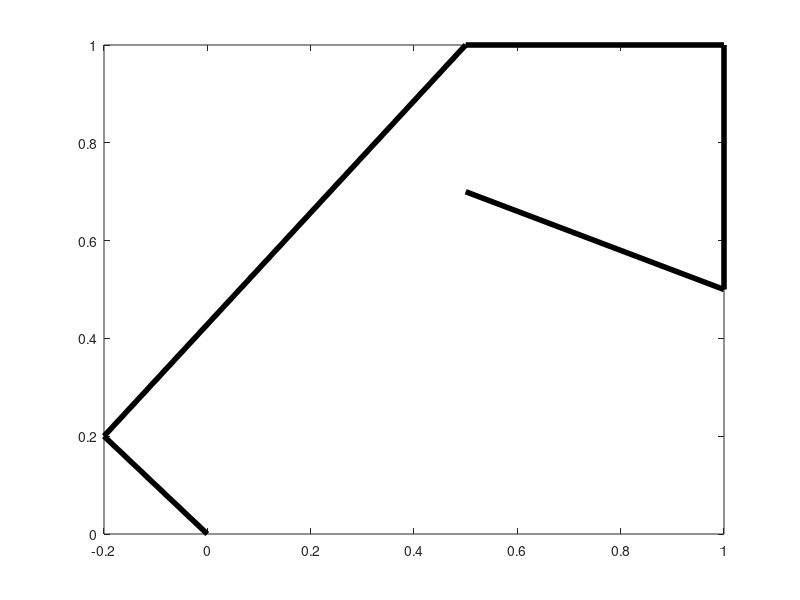

This chart was generated by the following MATLAB code:
function [ output_args ] = manualDemoPath( )
%manualDemoPath Shows how we can set a path and draw it.
%   Detailed explanation goes here

% Here are the points on the path, in the order visited
pathPoints = [
  %x    %y
  0     0
  -0.2  0.2
  0.5   1
  1     1
  1     0.5
  0.5   0.7
];

% Plots the lines
xPath = pathPoints(:,1);
yPath = pathPoints(:,2);
plot(xPath, yPath,'k','LineWidth',4);

end

